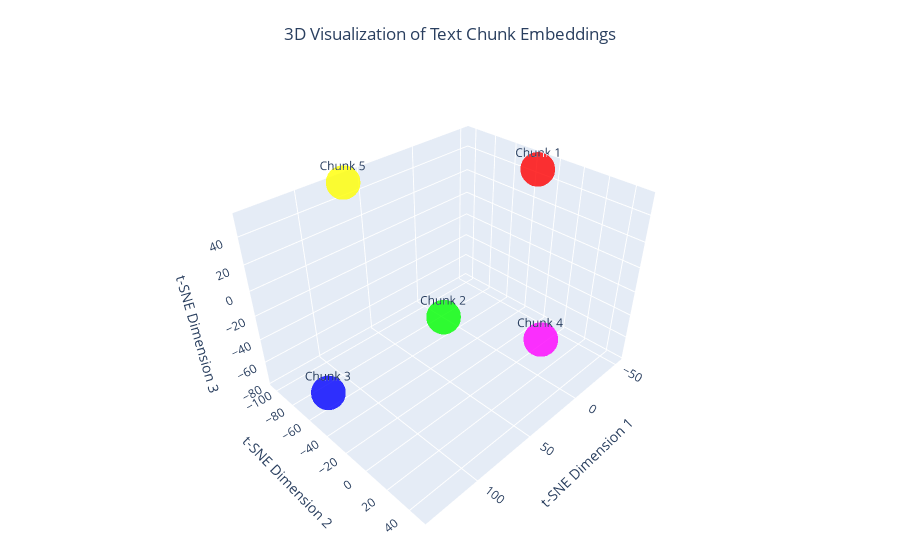

The code cell stored with this chart in its notebook:
### Markdown cell above
# Embeddings

### Code cell
from langchain.embeddings import OpenAIEmbeddings
from sklearn.manifold import TSNE
import numpy as np
import plotly.graph_objects as go
from langchain.text_splitter import RecursiveCharacterTextSplitter

# Sample text about transformers
text = """The Transformer architecture has become a cornerstone of modern natural language processing. 
It introduced self-attention mechanisms that allow models to weigh the importance of different words in a sequence. 
This innovation led to breakthrough models like BERT and GPT, which achieve remarkable results across many language tasks."""

# Split text into chunks
text_splitter = RecursiveCharacterTextSplitter(
    chunk_size=100,
    chunk_overlap=20
)
chunks = text_splitter.split_text(text)

# Get embeddings
embeddings = OpenAIEmbeddings()
vectors = embeddings.embed_documents(chunks)

# Convert vectors list to numpy array
vectors_array = np.array(vectors)

# Reduce dimensionality with t-SNE to 3D
perplexity = min(5, len(vectors_array) - 1)  # Safeguard against too few chunks
tsne = TSNE(n_components=3, random_state=42, perplexity=perplexity)
reduced_vectors = tsne.fit_transform(vectors_array)

# Define distinct colors for better visualization
colors = ['#FF0000', '#00FF00', '#0000FF', '#FF00FF', '#FFFF00', '#00FFFF', 
          '#FFA500', '#800080', '#008000', '#FFC0CB']

# Create 3D visualization
fig = go.Figure(data=[go.Scatter3d(
    x=reduced_vectors[:, 0],
    y=reduced_vectors[:, 1],
    z=reduced_vectors[:, 2],
    mode='markers+text',
    text=[f"Chunk {i+1}" for i in range(len(chunks))],
    hovertext=chunks,
    marker=dict(
        size=12,
        color=[colors[i % len(colors)] for i in range(len(chunks))],
        opacity=0.8,
        symbol='circle'
    ),
    textposition='top center'
)])

# Update layout for better readability
fig.update_layout(
    scene=dict(
        xaxis_title="t-SNE Dimension 1",
        yaxis_title="t-SNE Dimension 2", 
        zaxis_title="t-SNE Dimension 3",
        camera=dict(
            up=dict(x=0, y=0, z=1),
            center=dict(x=0, y=0, z=0),
            eye=dict(x=1.5, y=1.5, z=1.5)
        )
    ),
    title={
        'text': "3D Visualization of Text Chunk Embeddings",
        'y':0.95,
        'x':0.5,
        'xanchor': 'center',
        'yanchor': 'top'
    },
    showlegend=False,
    margin=dict(l=0, r=0, t=30, b=0)
)

fig.show()

### Figure 1 — Plotly figure (JSON) as saved in the notebook; plotly's stock layout.template omitted (floating-point values rounded to 4 significant figures)
{"data": [{"hovertext": ["The Transformer architecture has become a cornerstone of modern natural language processing.", "It introduced self-attention mechanisms that allow models to weigh the importance of different", "of different words in a sequence.", "This innovation led to breakthrough models like BERT and GPT, which achieve remarkable results", "remarkable results across many language tasks."], "marker": {"color": ["#FF0000", "#00FF00", "#0000FF", "#FF00FF", "#FFFF00"], "opacity": 0.8, "size": 12, "symbol": "circle"}, "mode": "markers+text", "text": ["Chunk 1", "Chunk 2", "Chunk 3", "Chunk 4", "Chunk 5"], "textposition": "top center", "type": "scatter3d", "x": [-52.17, 3.144, 137.2, 42.66, 66.42], "y": [-34.8, -74.85, -41.41, 48.62, -103.6], "z": [45.72, -77.57, -47.36, -6.777, 52.12]}], "layout": {"margin": {"b": 0, "l": 0, "r": 0, "t": 30}, "scene": {"camera": {"center": {"x": 0, "y": 0, "z": 0}, "eye": {"x": 1.5, "y": 1.5, "z": 1.5}, "up": {"x": 0, "y": 0, "z": 1}}, "xaxis": {"title": {"text": "t-SNE Dimension 1"}}, "yaxis": {"title": {"text": "t-SNE Dimension 2"}}, "zaxis": {"title": {"text": "t-SNE Dimension 3"}}}, "showlegend": false, "title": {"text": "3D Visualization of Text Chunk Embeddings", "x": 0.5, "xanchor": "center", "y": 0.95, "yanchor": "top"}}}
